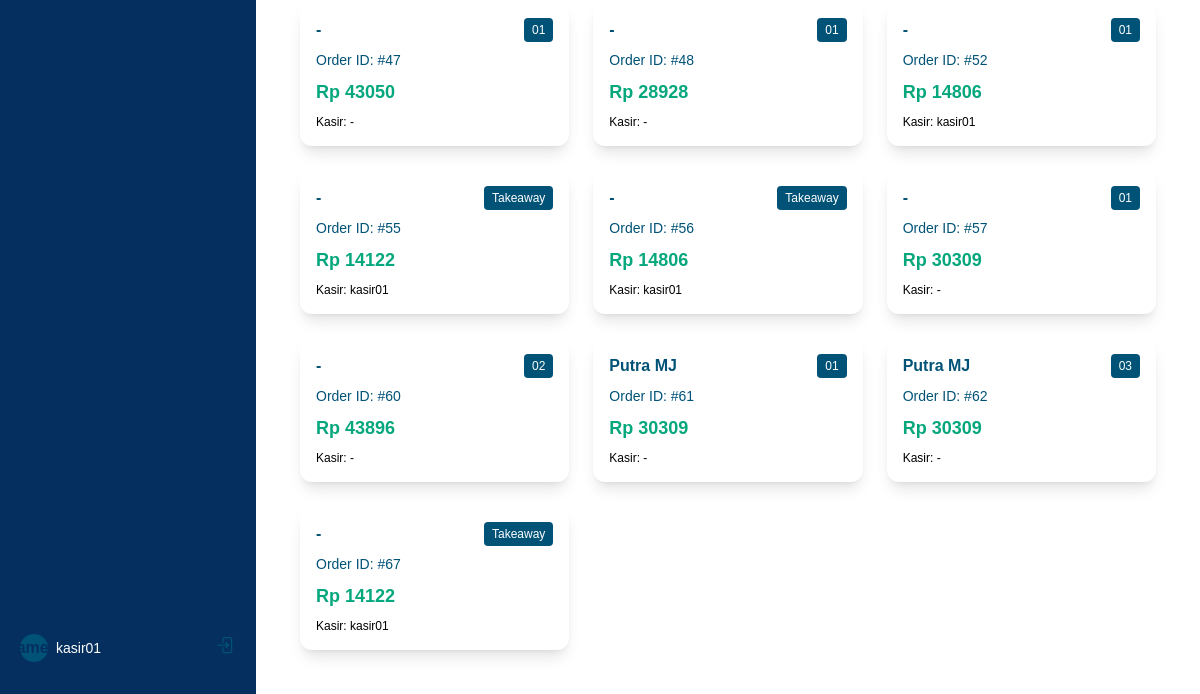
Before: /order-list/ (signed in, lower part) with the older database file.
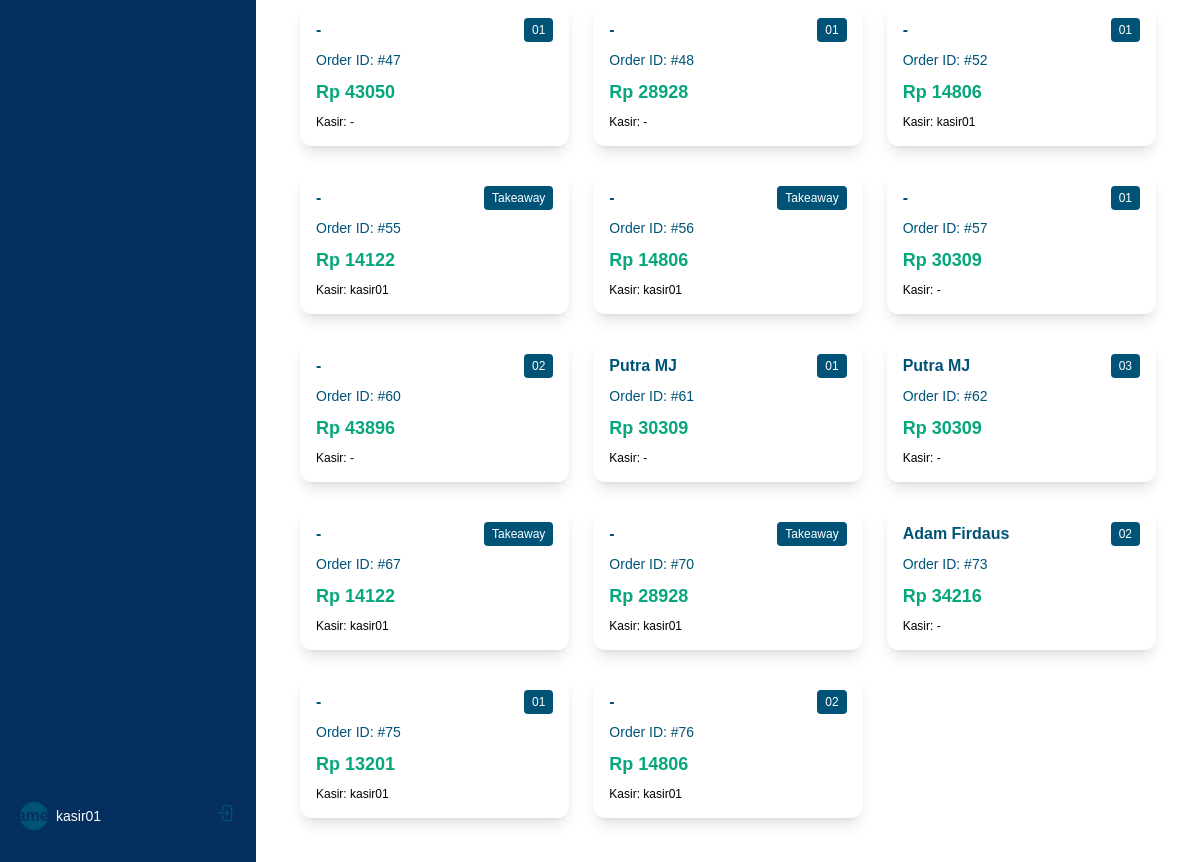
After: the same page with the newer database file.
### app/models.py (models this page shows, shortened)
class Order(models.Model):
    STATUS_CHOICES = [
        ('Pending', 'Pending'),
        ('Processing', 'Processing'),
        ('Completed', 'Completed'),
        ('Cancelled', 'Cancelled'),
    ]
    ORDER_SOURCE_CHOICES = [
        ('manual', 'Kasir Manual'),
        ('qr_scan', 'Customer QR Scan'),
    ]
    PAYMENT_METHOD_CHOICES = [
        ('cash', 'Cash'),
        ('midtrans_qris', 'Midtrans QRIS'),
        ('midtrans_va', 'Midtrans Virtual Account'),
        ('midtrans_ewallet', 'Midtrans E-Wallet'),
    ]
    user = models.ForeignKey(settings.AUTH_USER_MODEL, on_delete=models.CASCADE, null=True, blank=True)  # Bisa null jika kasir manual
    kasir = models.ForeignKey(settings.AUTH_USER_MODEL, on_delete=models.SET_NULL, null=True, blank=True, related_name='kasir_orders')  # Untuk tracking siapa kasirnya
    table = models.ForeignKey(Table, on_delete=models.SET_NULL, null=True, blank=True)  # Bisa kosong jika order tanpa meja
    total_price = models.DecimalField(max_digits=10, decimal_places=2)
    status = models.CharField(max_length=50, choices=STATUS_CHOICES, default='Processing')
    payment_status = models.CharField(max_length=50, choices=[('Pending', 'Pending'), ('Paid', 'Paid'), ('Cancelled', 'Cancelled')], default='Pending')
    source = models.CharField(max_length=10, choices=ORDER_SOURCE_CHOICES, default='manual')  # Tracking asal order
    payment_method = models.CharField(max_length=20, choices=PAYMENT_METHOD_CHOICES, default='cash')
    notes = models.TextField(blank=True, null=True)  # Catatan khusus untuk order
    phone_number = models.CharField(max_length=15, blank=True, null=True)  # Untuk customer yang pesan via WhatsApp
    customer_name = models.CharField(max_length=100, blank=True, null=True)  # Nama pelanggan dari sesi WhatsApp
    date_ordered = models.DateTimeField(auto_now_add=True)

class Table(models.Model):
    table_number = models.CharField(max_length=10, unique=True)  # Nomor meja
    qr_code = models.ImageField(upload_to='qr_codes/', blank=True, null=True)  # QR code untuk meja

class CustomUser(AbstractUser):
    ROLE_CHOICES = [
        ('owner', 'Owner'),
        ('kasir', 'Kasir'),
        ('customer', 'Customer'),
    ]
    role = models.CharField(max_length=10, choices=ROLE_CHOICES, default='customer')
    groups = models.ManyToManyField(
        'auth.Group',
        related_name='customuser_set',  # Ubah nama relasi
        blank=True
    )
    user_permissions = models.ManyToManyField(
        'auth.Permission',
        related_name='customuser_permissions_set',  # Ubah nama relasi
        blank=True
    )

### app/decorators.py (the view)
        def _wrapped_view(request, *args, **kwargs):
            if not request.user.is_authenticated:
                messages = request._messages if hasattr(request, '_messages') else None
                if messages:
                    messages.error(request, "Silakan login terlebih dahulu.")
                return redirect_to_login(request.get_full_path(), 'kasir_owner_login')
            if request.user.role not in allowed_roles:
                return HttpResponseForbidden("You do not have permission to access this page.")
            return view_func(request, *args, **kwargs)

### app/views.py (called while the page is built, shortened)
@login_required
@role_required(allowed_roles=['kasir', 'owner'])
def order_list(request):
    orders = Order.objects.filter(status='Processing').select_related('table', 'kasir').prefetch_related('order_details__product')
    return render(request, 'order_list.html', {'orders': orders})

### templates/order_list.html (shortened to what this page needs)
{% extends "base.html" %} {% block content %}
<div class="container mx-auto p-5 font-poppins">
  <div
    id="orderGrid"
    class="grid grid-cols-1 sm:grid-cols-2 lg:grid-cols-3 gap-6"
  >
    {% for order in orders %}
    <div
      class="bg-white rounded-xl shadow-lg p-4 cursor-pointer hover:ring-2 hover:ring-accent transition order-card"
      onclick="openOrderModal({{ order.id }})"
      id="order-card-{{ order.id }}"
    >
      <div class="mb-2 flex justify-between items-center">
        <span class="font-semibold text-secondary"
          >{{ order.customer_name|default:'-' }}</span
        >
        <span class="text-xs px-2 py-1 rounded bg-secondary text-white"
          >{{ order.table.table_number|default:'Takeaway' }}</span
        >
      </div>
      <div class="text-secondary text-sm mb-2">Order ID: #{{ order.id }}</div>
      <div class="font-bold text-lg text-accent mb-2">
        Rp {{ order.total_price|floatformat:0 }}
      </div>
      <div class="text-xs text-primary/60">
        Kasir: {{ order.kasir.username|default:'-' }}
      </div>
    </div>
    {% empty %}
    <div class="col-span-3 text-center text-primary/60">
      No processing orders.
    </div>
    {% endfor %}
  </div>
</div>
{% endblock %}

Changed rows visible on the page:
added Order: customer_name "-", table.table_number "Takeaway", id "70", total_price "28928", kasir.username "kasir01"
added Order: customer_name "Adam Firdaus", table.table_number "02", id "73", total_price "34216", kasir.username "-"
added Order: customer_name "-", table.table_number "01", id "75", total_price "13201", kasir.username "kasir01"
added Order: customer_name "-", table.table_number "02", id "76", total_price "14806", kasir.username "kasir01"
